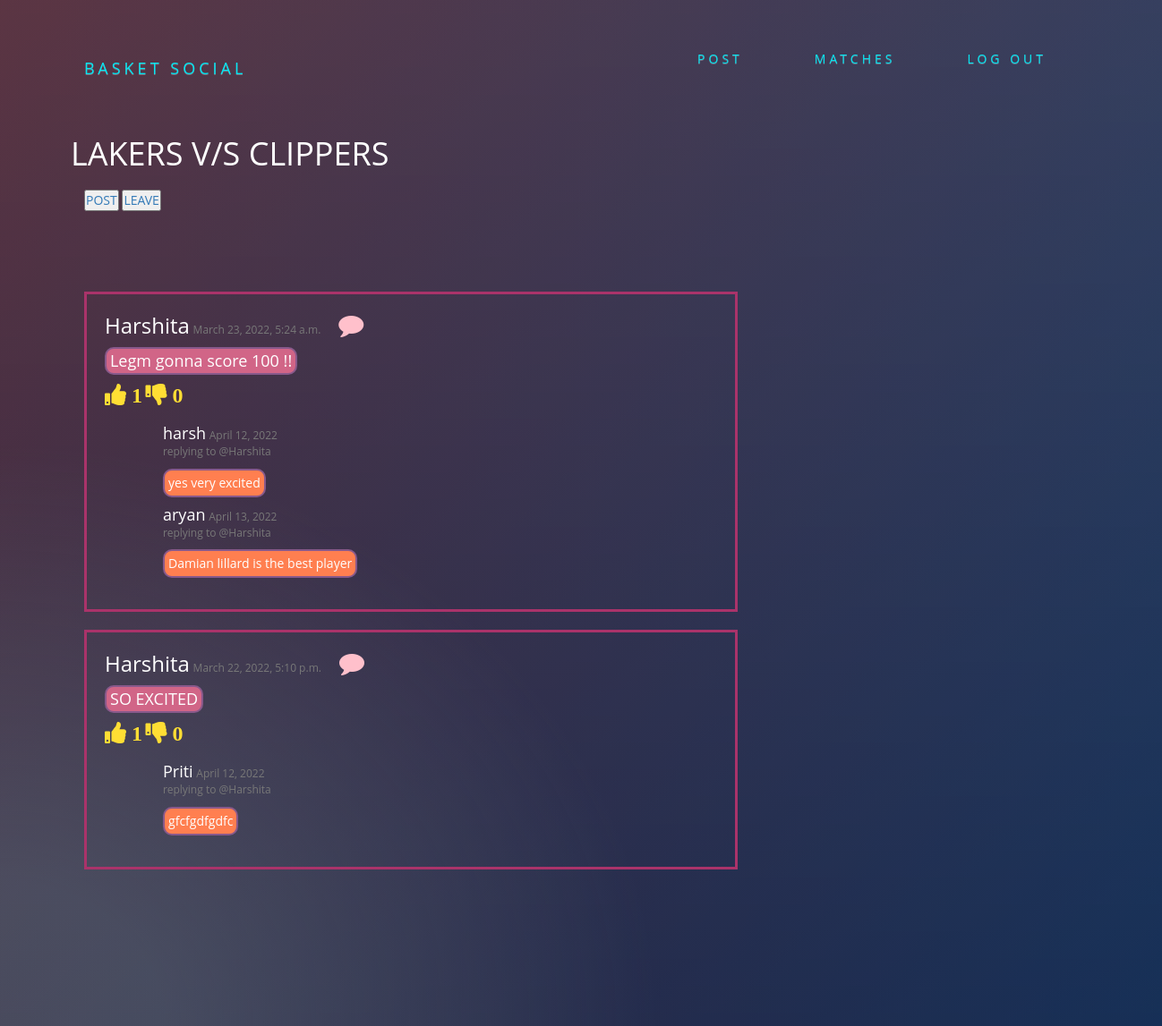
The page /groups/posts/in/lakers-vs-clippers/ (signed in) on the database its author committed.
### groups/models.py (models this page shows, shortened)
class Group(models.Model):
    name=models.CharField(max_length=255,unique=True)
    slug=models.SlugField(allow_unicode=True,unique=True)
    description=models.TextField(blank=True,default='')
    description_html=models.TextField(editable=False,default='',blank=True)
    members=models.ManyToManyField(User,through='GroupMember')
    class Meta:
        ordering=['name']

### posts/models.py (models this page shows, shortened)
class Post(models.Model):
    user=models.ForeignKey(User,related_name='posts',on_delete=models.CASCADE)
    created_at=models.DateTimeField(auto_now=True)
    message=models.TextField()
    message_html=models.TextField(editable=False)
    group=models.ForeignKey(Group,related_name='posts',null=True,blank=True,on_delete=models.CASCADE)
    def get_total_likes(self):
        return self.likes.users.count()
    def get_total_dis_likes(self):
        return self.dis_likes.users.count()
    class Meta:
        ordering=['-created_at']

class Like(models.Model):
    coment = models.OneToOneField(Post, related_name="likes", on_delete=models.CASCADE)
    users = models.ManyToManyField(User, related_name='requirement_comment_likes')
    created_at = models.DateTimeField(auto_now_add=True)
    updated_at = models.DateTimeField(auto_now=True)

class comment(models.Model):
    post=models.ForeignKey('posts.Post',related_name='comments',on_delete=models.CASCADE)
    author=models.CharField(max_length=200)
    text=models.TextField()
    published_date=models.DateTimeField(auto_now=True)

### groups/views.py (the view)
# urls.py: path('posts/in/<slug>/',views.SingleGroup.as_view(),name='single'),
class SingleGroup(generic.DetailView):
    model=Group

### groups/templates/groups/group_detail.html (shortened to what this page needs)
{% extends 'groups/group_base.html' %}
{% block pregroup %}
<h1 style="display:inline;">{{group.name}}</h1>
<div class="class="list-group-item" ">
  <br>
<div class="container">
  {% if user in group.members.all %}
  <a href="{%url 'posts:create' %}"><button type="button" class='pulse' name="button">POST</button></a>
    <a href="{% url 'groups:leave' slug=group.slug %}"><button type="button" name="button" class='pulse'>LEAVE</button></a>
  {% endif %}
</div>
<br>
{% endblock %}
{% block group_content %}
<div class="matter col-md-8">
  {% if group.posts.count == 0 %}
  <h2>No posts in the group yet!</h2>
  {% else %}
  {% for post in group.posts.all %}
   {% include "posts/_post.html" %}
   {% endfor %}
  {% endif %}
</div>
</div>
{% endblock %}

### posts/templates/posts/_post.html (shortened to what this page needs)
<div class="postmedia">
<div class="asx">
  <div class="lk">
  <a  id='puran' href="{% url 'posts:for_user' username=post.user.username %}"><h3 style="display:inline; ">{{post.user.username}}</h3></a> <h9 id='lj' style="display:inline;">{{ post.created_at }}</h9><a href="{% url 'posts:add_comment_to_post' username=post.user.username pk=post.pk %}"><i class="fa fa-comment fa_custom fa-2x" style="display:inline;"></i></a>
  </div>
  <h4><span id='textthread' >{{post.message}}</h4>
    <div class="text-left">
         <span class="pointer">
            {% if request.user in page_obj.likes.users.all%}
            <a href={% url 'posts:requirement_comment_vote' comment_id=post.pk opition='like' %}> <i
               data-toggle="tooltip" data-placement="bottom" title="Unlike"
               class="like fas fa-thumbs-up pr-2">
            <span>{{post.get_total_likes}}</span>
            </i>
            </a>
            {% else %}
            <a href={% url 'posts:requirement_comment_vote' comment_id=post.pk opition='like' %}><i
               data-toggle="tooltip" data-placement="bottom" title="Like"
               class="default-icon fas fa-thumbs-up pr-2" style="font-size:24px; color:#ffde34;">
            <span>{% if post.get_total_likes  %}{{post.get_total_likes}} {% else %} 0
            {% endif %}</span></i>
            </a>
            {% endif %}
         </span>
         <span class="ml-3 pointer">
         {% if request.user in post.dis_likes.users.all %}
         <a href={% url 'posts:requirement_comment_vote' comment_id=post.pk opition='dis_like' %}><i
            data-toggle="tooltip" data-placement="bottom" title="i dislike this"
            class="dislike fas fa-thumbs-down pr-2" style="font-size:24px; color:#ffde34;">
         <span>{{post.get_total_dis_likes}}</span></i>
         </a>
         {% else %}
         <a href={% url 'posts:requirement_comment_vote' comment_id=post.pk opition='dis_like' %}><i
            data-toggle="tooltip" data-placement="bottom" title="i dislike this "
            class="default-icon fas fa-thumbs-down pr-2" style="font-size:24px; color:#ffde34;">
         <span>{% if  post.get_total_dis_likes %}{{post.get_total_dis_likes}}
         {% else %} 0 {% endif %}</span></i>
         </a>
         {% endif %}
         </span>
      </div>
<div class="cdp container">
    {% for comment in post.comments.all %}
    <br>
    <h4 style="display:inline;">{{comment.author}}</h4> <p id='lj' style="display:inline; , padding-left:5px;">{{comment.published_date.date}}</p>
    <p id='lj' >replying to @{{post.user.username}}</p>
      <p id='commentthread'>{{comment.text}}</p>
    {% endfor %}
</div>
  <div class="media-body">
  </div>
</div>
<br>
</div>

### static/social/css/master.css (style rules this page uses)
body { margin: 0; overflow: auto; background: #2f294f; color:white; }
* { -webkit-box-sizing:border-box; -moz-box-sizing:border-box; -ms-box-sizing:border-box; -o-box-sizing:border-box; box-sizing:border-box; }
body { font-family: 'Open Sans', sans-serif; background: #092756; background: -moz-radial-gradient(0% 100%, ellipse cover, rgba(104,128,138,.4) 10%,rgba(138,114,76,0) 40%),-moz-linear-gradient(top, rgba(57,173,219,.25) 0%, rgba(42,60,87,.4) 100%), -moz-linear-gradient(-45deg, #670d10 0%, #092756 100%); background: -webkit-radial-gradient(0% 100%, ellipse cover, rgba(104,128,138,.4) 10%,rgba(138,114,76,0) 40%), -webkit-linear-gradient(top, rgba(57,173,219,.25) 0%,rgba(42,60,87,.4) 100%), -webkit-linear-gradient(-45deg, #670d10 0%,#092756 100%); background: -o-radial-gradient(0% 100%, ellipse cover, rgba(104,128,138,.4) 10%,rgba(138,114,76,0) 40%), -o-linear-gradient(top, rgba(57,173,219,.25) 0%,rgba(42,60,87,.4) 100%), -o-linear-gradient(-45deg, #670d10 0%,#092756 100%); background: -ms-radial-gradient(0% 100%, ellipse cover, rgba(104,128,138,.4) 10%,rgba(138,114,76,0) 40%), -ms-linear-gradient(top, rgba(57,173,219,.25) 0%,rgba(42,60,87,.4) 100%), -ms-linear-gradient(-45deg, #670d10 0%,#092756 100%); background: -webkit-radial-gradient(0% 100%, ellipse cover, rgba(104,128,138,.4) 10%,rgba(138,114,76,0) 40%), linear-gradient(to bottom, rgba(57,173,219,.25) 0%,rgba(42,60,87,.4) 100%), linear-gradient(135deg, #670d10 0%,#092756 100%); filter: progid:DXImageTransform.Microsoft.gradient( startColorstr='#3E1D6D', endColorstr='#092756',GradientType=1 ); }
* { margin: 0; padding: 0; box-sizing: border-box; }
#puran { color: white; }
.lk { display: inline; overflow: hidden; }
#lj { font-size: 12px; color: #787878; }
#textthread { border: 2px solid #88598b; border-radius: 10px; padding: 4px; background-color: #D16587; display: inline-block; }
.matter { margin-top: 70px; }
.asx { border: 3px solid #AA336A; padding: 20px; }
#commentthread { border: 2px solid #88598b; border-radius: 10px; padding: 4px; background-color: #FF7F50 ; display: inline-block; }
.cdp { margin-left: 50px; }

### posts/templates/posts/_post.html (style rules this page uses)
.fa_custom { color: pink; padding-left: 20px; }

### rows shown on the page
Group: name "LAKERS V/S CLIPPERS"
Post: user.username "Harshita", created_at "March 23, 2022, 5:24 a.m.", message "Legm gonna score 100 !!", get_total_likes "1"
comment: author "harsh", published_date "April 12, 2022", text "yes very excited"
comment: author "aryan", published_date "April 13, 2022", text "Damian lillard is the best player"
Post: user.username "Harshita", created_at "March 22, 2022, 5:10 p.m.", message "SO EXCITED", get_total_likes "1"
comment: author "Priti", published_date "April 12, 2022", text "gfcfgdfgdfc"
